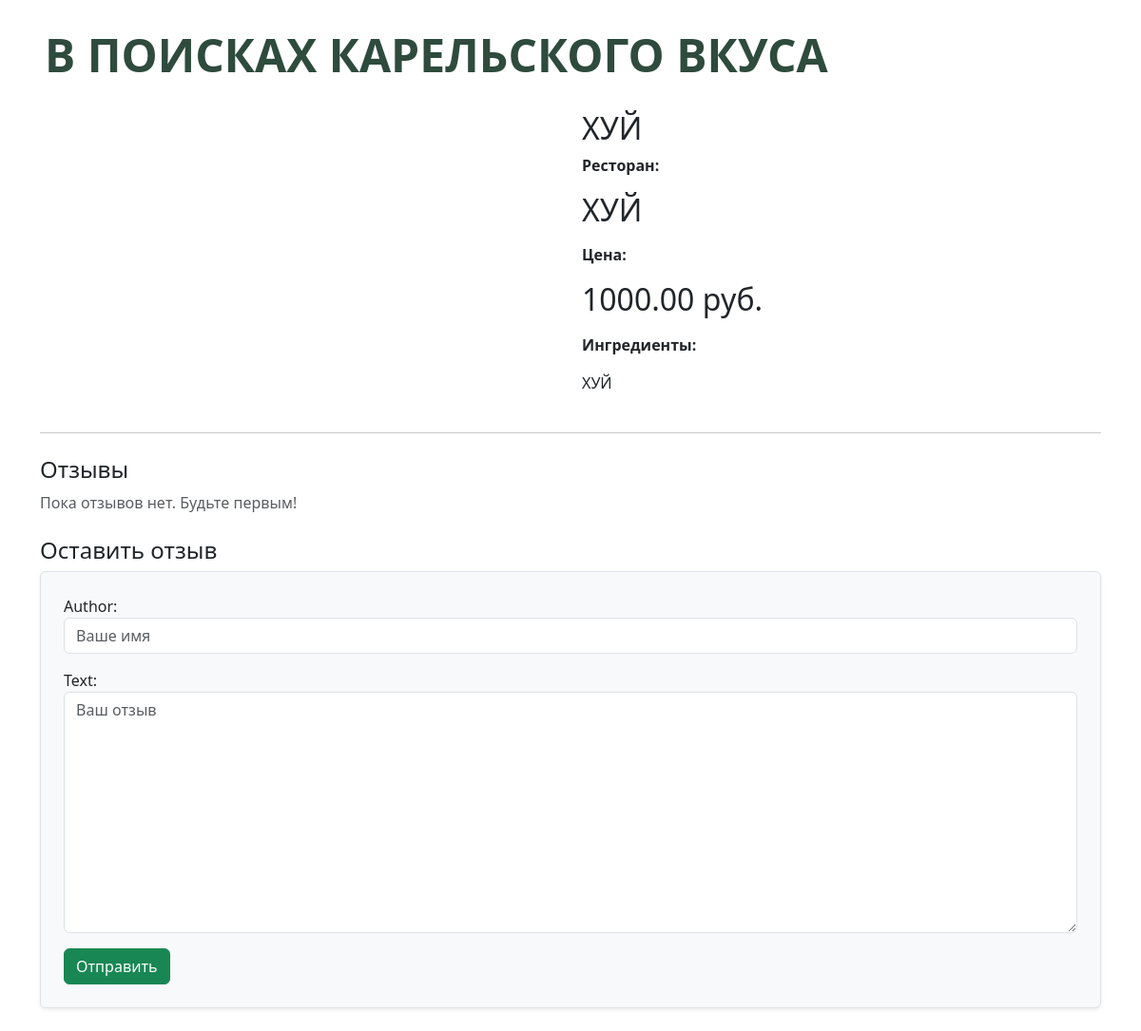
The app's page /dish/2/ with its own data.
### menu/models.py (models this page shows, shortened)
class Dish(models.Model):
    title = models.CharField(max_length=200)
    ingredients = models.TextField()
    price = models.DecimalField(max_digits=6, decimal_places=2)
    restaurant = models.CharField(max_length=200)
    category = models.ForeignKey(Category, on_delete=models.CASCADE)
    image = models.ImageField(upload_to='dish_images/', blank=True, null=True)

### menu/views.py (the view)
# urls.py: path('dish/<int:dish_id>/', views.dish_detail, name='dish_detail'),
def dish_detail(request, dish_id):
    dish = get_object_or_404(Dish, id=dish_id)
    reviews = dish.reviews.all()
    if request.method == 'POST':
        form = ReviewForm(request.POST)
        if form.is_valid():
            new_review = form.save(commit=False)
            new_review.dish = dish
            new_review.save()
            return redirect('dish_detail', dish_id=dish.id)
    else:
        form = ReviewForm()
    return render(request, 'menu/dish_detail.html', {
        'dish': dish,
        'reviews': reviews,
        'form': form
    })

### menu/forms.py
class ReviewForm(forms.ModelForm):
    class Meta:
        model = Review
        fields = ['author', 'text']
        widgets = {
            'author': forms.TextInput(attrs={'class': 'form-control', 'placeholder': 'Ваше имя'}),
            'text': forms.Textarea(attrs={'class': 'form-control', 'placeholder': 'Ваш отзыв'}),
        }

### menu/templates/menu/dish_detail.html (shortened to what this page needs)
{% extends 'menu/base.html' %}
{% block content %}
<div class="row">
    <div class="col-md-6">
    </div>
    <div class="col-md-6">
        <h2>{{ dish.title }}</h2>
        <p><strong>Ресторан:</strong> <h2>{{ dish.restaurant }} </h2></p>
        <p><strong>Цена:</strong> <h2>{{ dish.price }}  руб.</h2></p>
        <p><strong>Ингредиенты:</strong></p>
        <p>{{ dish.ingredients }}</p>
    </div>
</div>
<hr class="my-4">
<h4>Отзывы</h4>
<div class="mb-4">
    {% for review in reviews %}
        <div class="border rounded p-3 mb-2 shadow-sm">
            <strong>{{ review.author }}</strong><br>
            <small class="text-muted">{{ review.created_at|date:"d.m.Y H:i" }}</small>
            <p class="mb-0">{{ review.text }}</p>
        </div>
    {% empty %}
        <p class="text-muted">Пока отзывов нет. Будьте первым!</p>
    {% endfor %}
</div>
<h4 class="mt-4">Оставить отзыв</h4>
<form method="post" class="border p-4 rounded shadow-sm bg-light">
    <div class="mb-3">
        {{ form.author.label_tag }}{{ form.author }}
    </div>
    <div class="mb-3">
        {{ form.text.label_tag }}{{ form.text }}
    </div>
    <button type="submit" class="btn btn-success">Отправить</button>
</form>
{% endblock %}

### records on screen
Dish: title "ХУЙ", restaurant "ХУЙ", price "1000.00", ingredients "ХУЙ"
